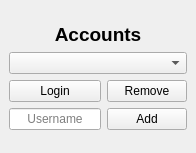
<?xml version="1.0" encoding="UTF-8"?>
<ui version="4.0">
 <class>MainWindow</class>
 <widget class="QMainWindow" name="MainWindow">
  <property name="geometry">
   <rect>
    <x>0</x>
    <y>0</y>
    <width>196</width>
    <height>153</height>
   </rect>
  </property>
  <property name="minimumSize">
   <size>
    <width>196</width>
    <height>153</height>
   </size>
  </property>
  <property name="maximumSize">
   <size>
    <width>196</width>
    <height>153</height>
   </size>
  </property>
  <property name="baseSize">
   <size>
    <width>196</width>
    <height>153</height>
   </size>
  </property>
  <property name="windowTitle">
   <string>SteamAutologin</string>
  </property>
  <property name="windowIcon">
   <iconset theme="steam"/>
  </property>
  <widget class="QWidget" name="centralwidget">
   <layout class="QGridLayout" name="gridLayout_3">
    <item row="0" column="2">
     <spacer name="verticalSpacer">
      <property name="orientation">
       <enum>Qt::Vertical</enum>
      </property>
      <property name="sizeHint" stdset="0">
       <size>
        <width>20</width>
        <height>0</height>
       </size>
      </property>
     </spacer>
    </item>
    <item row="2" column="0">
     <spacer name="horizontalSpacer">
      <property name="orientation">
       <enum>Qt::Horizontal</enum>
      </property>
      <property name="sizeHint" stdset="0">
       <size>
        <width>0</width>
        <height>20</height>
       </size>
      </property>
     </spacer>
    </item>
    <item row="2" column="1" colspan="4">
     <widget class="QComboBox" name="comboBox"/>
    </item>
    <item row="2" column="5">
     <spacer name="horizontalSpacer_2">
      <property name="orientation">
       <enum>Qt::Horizontal</enum>
      </property>
      <property name="sizeHint" stdset="0">
       <size>
        <width>1</width>
        <height>20</height>
       </size>
      </property>
     </spacer>
    </item>
    <item row="5" column="2">
     <spacer name="verticalSpacer_2">
      <property name="orientation">
       <enum>Qt::Vertical</enum>
      </property>
      <property name="sizeHint" stdset="0">
       <size>
        <width>20</width>
        <height>0</height>
       </size>
      </property>
     </spacer>
    </item>
    <item row="1" column="1" colspan="4">
     <widget class="QLabel" name="label">
      <property name="font">
       <font>
        <pointsize>14</pointsize>
        <weight>75</weight>
        <bold>true</bold>
       </font>
      </property>
      <property name="text">
       <string>Accounts</string>
      </property>
      <property name="alignment">
       <set>Qt::AlignCenter</set>
      </property>
     </widget>
    </item>
    <item row="4" column="4">
     <widget class="QPushButton" name="addButton">
      <property name="text">
       <string>Add</string>
      </property>
     </widget>
    </item>
    <item row="3" column="4">
     <widget class="QPushButton" name="removeButton">
      <property name="text">
       <string>Remove</string>
      </property>
     </widget>
    </item>
    <item row="4" column="1" colspan="3">
     <widget class="QLineEdit" name="lineEdit">
      <property name="inputMask">
       <string/>
      </property>
      <property name="text">
       <string/>
      </property>
      <property name="maxLength">
       <number>32767</number>
      </property>
      <property name="alignment">
       <set>Qt::AlignCenter</set>
      </property>
      <property name="placeholderText">
       <string>Username</string>
      </property>
     </widget>
    </item>
    <item row="3" column="1" colspan="3">
     <widget class="QPushButton" name="loginButton">
      <property name="text">
       <string>Login</string>
      </property>
     </widget>
    </item>
   </layout>
  </widget>
 </widget>
 <resources/>
 <connections/>
</ui>
